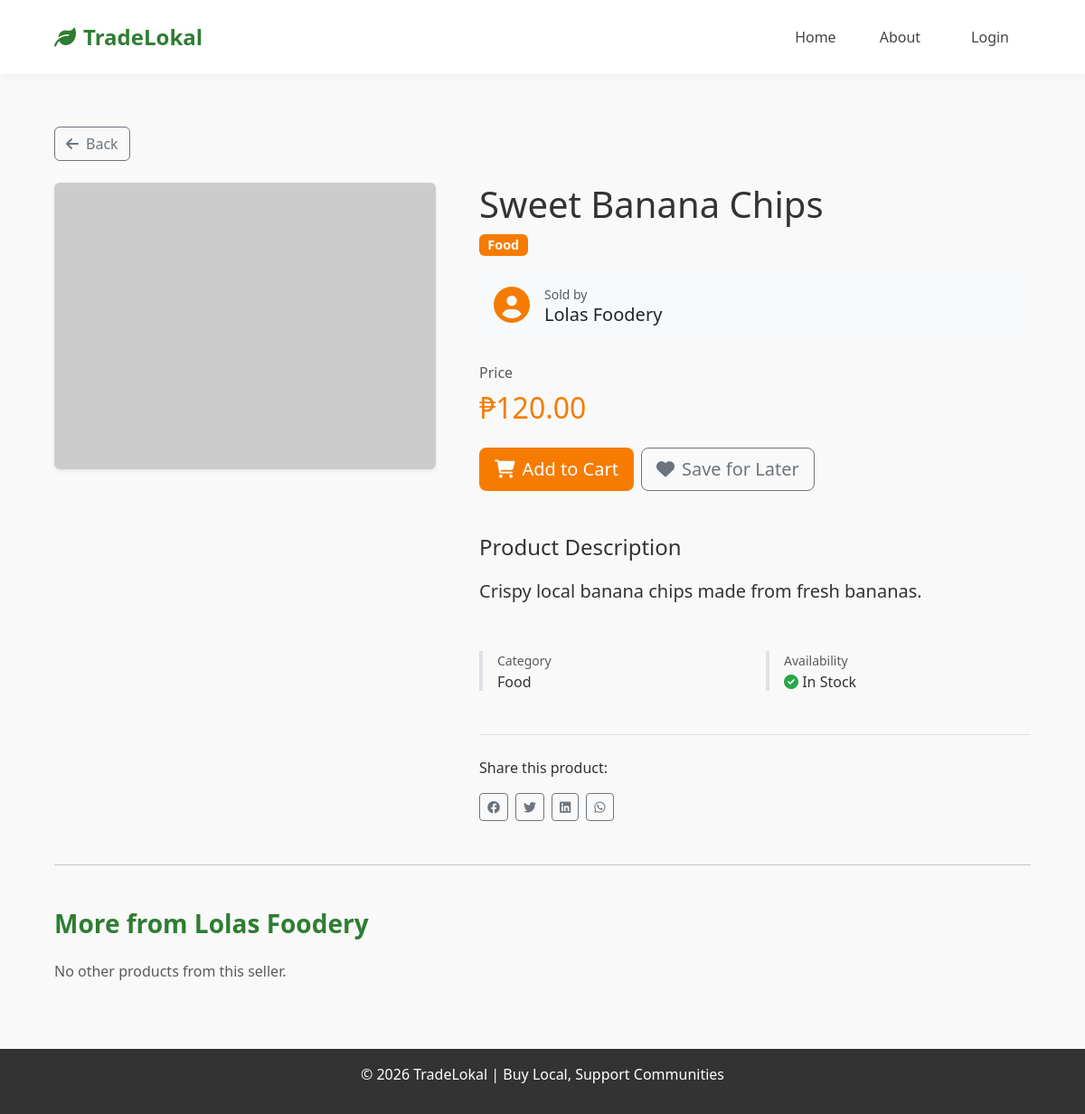
The app's page /product-detail.php?id=1 with its own data.
### tables this page shows
CREATE TABLE IF NOT EXISTS `products` (
  `id` INT UNSIGNED NOT NULL AUTO_INCREMENT,
  `name` VARCHAR(255) NOT NULL,
  `category` VARCHAR(100) NOT NULL,
  `seller` VARCHAR(255) NOT NULL,
  `owner_id` INT UNSIGNED NULL DEFAULT NULL,
  `price` DECIMAL(10,2) NOT NULL DEFAULT 0.00,
  `image_url` VARCHAR(255) NOT NULL DEFAULT '',
  `description` TEXT NOT NULL,
  `created_at` TIMESTAMP NOT NULL DEFAULT CURRENT_TIMESTAMP,
  PRIMARY KEY (`id`),
  KEY `idx_products_owner` (`owner_id`),
  CONSTRAINT `fk_products_owner` FOREIGN KEY (`owner_id`) REFERENCES `users` (`id`) ON DELETE SET NULL
);

### product-detail.php (the view, shortened to what this page needs)
<?php
$mysqli = getDb();
$product_id = isset($_GET['id']) ? intval($_GET['id']) : 0;
$stmt = $mysqli->prepare('SELECT * FROM products WHERE id = ?');
$stmt->bind_param('i', $product_id);
$stmt->execute();
$result = $stmt->get_result();
$product = $result->fetch_assoc();
?>
<!DOCTYPE html>
<html lang="en">
<head>
  <link href="https://cdn.jsdelivr.net/npm/bootstrap@5.3.0/dist/css/bootstrap.min.css" rel="stylesheet">
  <link rel="stylesheet" href="https://cdnjs.cloudflare.com/ajax/libs/font-awesome/6.0.0/css/all.min.css">
  <link rel="stylesheet" href="style.css">
</head>
<body>
  <nav class="navbar navbar-expand-lg sticky-top">
    <div class="container">
      <a class="navbar-brand" href="index.php"><i class="fas fa-leaf me-2"></i>TradeLokal</a>
      <div class="collapse navbar-collapse" id="navbarNav">
        <ul class="navbar-nav ms-auto">
          <li class="nav-item"><a class="nav-link" href="index.php">Home</a></li>
          <li class="nav-item"><a class="nav-link" href="about.html">About</a></li>
          <li class="nav-item"><a class="nav-link btn btn-sm btn-outline-success ms-2" href="login.php">Login</a></li>
        </ul>
      </div>
    </div>
  </nav>
  <section class="py-5">
    <div class="container">
      <div class="mb-4">
        <a href="javascript:history.back()" class="btn btn-outline-secondary">
          <i class="fas fa-arrow-left me-2"></i>Back
        </a>
      </div>
      <div class="row g-5">
        <div class="col-md-5">
          <div class="position-sticky" style="top: 100px;">
            <img src="<?php echo htmlspecialchars($product['image_url'], ENT_QUOTES); ?>"
              alt="<?php echo htmlspecialchars($product['name'], ENT_QUOTES); ?>" class="img-fluid rounded shadow-sm"
              style="width: 100%; object-fit: cover;">
          </div>
        </div>
        <div class="col-md-7">
          <h1 class="mb-2"><?php echo htmlspecialchars($product['name'], ENT_QUOTES); ?></h1>
          <div class="mb-3">
            <span class="badge bg-info" style="background-color: var(--primary-orange) !important; font-size: 0.9rem;">
              <?php echo htmlspecialchars($product['category'], ENT_QUOTES); ?>
            </span>
          </div>
          <div class="card border-0 bg-light p-3 mb-4">
            <div class="d-flex align-items-center">
              <div class="me-3">
                <i class="fas fa-user-circle" style="font-size: 2.5rem; color: var(--primary-orange);"></i>
              </div>
              <div>
                <p class="mb-0 text-muted small">Sold by</p>
                <h5 class="mb-0"><?php echo htmlspecialchars($product['seller'], ENT_QUOTES); ?></h5>
              </div>
            </div>
          </div>
          <div class="mb-4">
            <p class="text-muted mb-2">Price</p>
            <h2 style="color: var(--primary-orange);">₱<?php echo number_format($product['price'], 2); ?></h2>
          </div>
          <div class="d-grid gap-2 d-sm-flex mb-5">
            <button class="btn btn-lg" style="background-color: var(--primary-orange); color: white;">
              <i class="fas fa-shopping-cart me-2"></i>Add to Cart
            </button>
            <button class="btn btn-lg btn-outline-secondary">
              <i class="fas fa-heart me-2"></i>Save for Later
            </button>
          </div>
          <div class="mb-5">
            <h4 class="mb-3">Product Description</h4>
            <p class="lead" style="line-height: 1.8;">
              <?php echo nl2br(htmlspecialchars($product['description'], ENT_QUOTES)); ?>
            </p>
          </div>
          <div class="row g-4 mb-5">
            <div class="col-sm-6">
              <div class="border-start border-4 ps-3" style="border-color: var(--primary-orange);">
                <p class="text-muted mb-1 small">Category</p>
                <h6 class="mb-0"><?php echo htmlspecialchars($product['category'], ENT_QUOTES); ?></h6>
              </div>
            </div>
            <div class="col-sm-6">
              <div class="border-start border-4 ps-3" style="border-color: var(--primary-orange);">
                <p class="text-muted mb-1 small">Availability</p>
                <h6 class="mb-0"><i class="fas fa-check-circle" style="color: #28a745;"></i> In Stock</h6>
              </div>
            </div>
          </div>
          <div class="pt-4 border-top">
            <p class="mb-3">Share this product:</p>
            <div class="d-flex gap-2">
              <button class="btn btn-outline-secondary btn-sm">
                <i class="fab fa-facebook"></i>
              </button>
              <button class="btn btn-outline-secondary btn-sm">
                <i class="fab fa-twitter"></i>
              </button>
              <button class="btn btn-outline-secondary btn-sm">
                <i class="fab fa-linkedin"></i>
              </button>
              <button class="btn btn-outline-secondary btn-sm">
                <i class="fab fa-whatsapp"></i>
              </button>
            </div>
          </div>
        </div>
      </div>
      <hr class="my-5">
      <div class="mt-5">
        <h3 class="mb-4 fw-bold" style="color: var(--primary-green);">More from
          <?php echo htmlspecialchars($product['seller'], ENT_QUOTES); ?>
        </h3>
        <div class="row g-4">
          <?php
          $seller = $product['seller'];
          $stmt = $mysqli->prepare('SELECT * FROM products WHERE seller = ? AND id != ? LIMIT 4');
          $stmt->bind_param('si', $seller, $product_id);
          $stmt->execute();
          $result = $stmt->get_result();
          $related_products = $result->fetch_all(MYSQLI_ASSOC);
          if (empty($related_products)):
            ?>
            <div class="col-12">
              <p class="text-muted">No other products from this seller.</p>
            </div>
          <?php endif; ?>
        </div>
      </div>
    </div>
  </section>
  <footer>
    <p>&copy; 2026 TradeLokal | Buy Local, Support Communities</p>
  </footer>
</body>
</html>

### style.css (style rules this page uses)
:root { --primary-green: #2e7d32; --light-green: #e8f5e9; --primary-orange: #f57c00; --soft-shadow: 0 4px 15px rgba(0, 0, 0, 0.1); --card-radius: 12px; }
* { margin: 0; padding: 0; box-sizing: border-box; }
html { min-height: 100%; }
body { display: flex; flex-direction: column; min-height: 100vh; font-family: "Segoe UI", Tahoma, Geneva, Verdana, sans-serif; color: #333; background-color: #f9f9f9; }
.navbar { box-shadow: 0 2px 10px rgba(0, 0, 0, 0.05); background-color: white; }
.navbar-brand { font-weight: 800; color: var(--primary-green) !important; font-size: 1.5rem; }
.nav-link { font-weight: 500; color: #444 !important; }
footer { background-color: #1b5e20; color: white; padding: 40px 0 20px; margin-top: auto; }
* { margin: 0; padding: 0; box-sizing: border-box; font-family: "Segoe UI", Arial, sans-serif; }
.container { max-width: 1100px; margin: 0 auto; padding: 10px; }
nav { box-shadow: 0 2px 10px rgba(0, 0, 0, 0.05); background: white; padding: 1rem; }
nav .navbar-brand { font-weight: 800; color: var(--primary-green) !important; font-size: 1.5rem; }
nav ul { display: flex; justify-content: center; list-style: none; }
nav ul li { margin: 0 1rem; }
nav ul li a { color: #fff; text-decoration: none; font-weight: bold; transition: color 0.3s ease; }
footer { background: #333; color: #fff; text-align: center; padding: 1rem; margin-top: auto; }

### records on screen
products: name "Sweet Banana Chips", category "Food", seller "Lolas Foodery", price "120.00", description "Crispy local banana chips made from fresh bananas."
